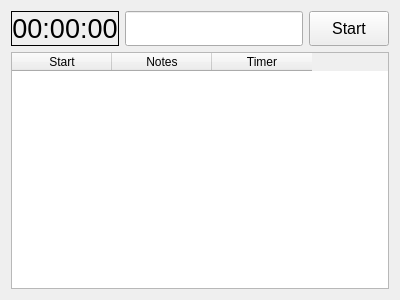
<?xml version="1.0" encoding="UTF-8"?>
<ui version="4.0">
 <class>Stopwatch</class>
 <widget class="QMainWindow" name="Stopwatch">
  <property name="geometry">
   <rect>
    <x>0</x>
    <y>0</y>
    <width>400</width>
    <height>300</height>
   </rect>
  </property>
  <property name="minimumSize">
   <size>
    <width>400</width>
    <height>90</height>
   </size>
  </property>
  <property name="windowTitle">
   <string>Stopwatch Notes</string>
  </property>
  <property name="windowIcon">
   <iconset resource="resource.qrc">
    <normaloff>:/stopwatch.png</normaloff>:/stopwatch.png</iconset>
  </property>
  <widget class="QWidget" name="centralWidget">
   <layout class="QVBoxLayout" name="verticalLayout">
    <item>
     <layout class="QHBoxLayout" name="horizontalLayout">
      <item>
       <widget class="QLabel" name="labelTime">
        <property name="font">
         <font>
          <pointsize>20</pointsize>
         </font>
        </property>
        <property name="frameShape">
         <enum>QFrame::Box</enum>
        </property>
        <property name="text">
         <string>00:00:00</string>
        </property>
        <property name="textFormat">
         <enum>Qt::AutoText</enum>
        </property>
        <property name="scaledContents">
         <bool>false</bool>
        </property>
        <property name="alignment">
         <set>Qt::AlignCenter</set>
        </property>
        <property name="wordWrap">
         <bool>false</bool>
        </property>
       </widget>
      </item>
      <item>
       <widget class="QLineEdit" name="lineEditNotes">
        <property name="minimumSize">
         <size>
          <width>0</width>
          <height>35</height>
         </size>
        </property>
        <property name="font">
         <font>
          <pointsize>12</pointsize>
         </font>
        </property>
       </widget>
      </item>
      <item>
       <widget class="QPushButton" name="pushButtonStart">
        <property name="minimumSize">
         <size>
          <width>0</width>
          <height>35</height>
         </size>
        </property>
        <property name="font">
         <font>
          <pointsize>12</pointsize>
         </font>
        </property>
        <property name="text">
         <string>Start</string>
        </property>
       </widget>
      </item>
     </layout>
    </item>
    <item>
     <widget class="QTableWidget" name="grid">
      <property name="editTriggers">
       <set>QAbstractItemView::NoEditTriggers</set>
      </property>
      <property name="rowCount">
       <number>0</number>
      </property>
      <property name="columnCount">
       <number>3</number>
      </property>
      <attribute name="horizontalHeaderMinimumSectionSize">
       <number>100</number>
      </attribute>
      <attribute name="horizontalHeaderStretchLastSection">
       <bool>false</bool>
      </attribute>
      <attribute name="verticalHeaderDefaultSectionSize">
       <number>25</number>
      </attribute>
      <attribute name="verticalHeaderMinimumSectionSize">
       <number>25</number>
      </attribute>
      <column>
       <property name="text">
        <string>Start</string>
       </property>
       <property name="textAlignment">
        <set>AlignCenter</set>
       </property>
      </column>
      <column>
       <property name="text">
        <string>Notes</string>
       </property>
       <property name="textAlignment">
        <set>AlignCenter</set>
       </property>
      </column>
      <column>
       <property name="text">
        <string>Timer</string>
       </property>
       <property name="textAlignment">
        <set>AlignCenter</set>
       </property>
      </column>
     </widget>
    </item>
   </layout>
  </widget>
 </widget>
 <layoutdefault spacing="6" margin="11"/>
 <resources>
  <include location="resource.qrc"/>
 </resources>
 <connections/>
</ui>
